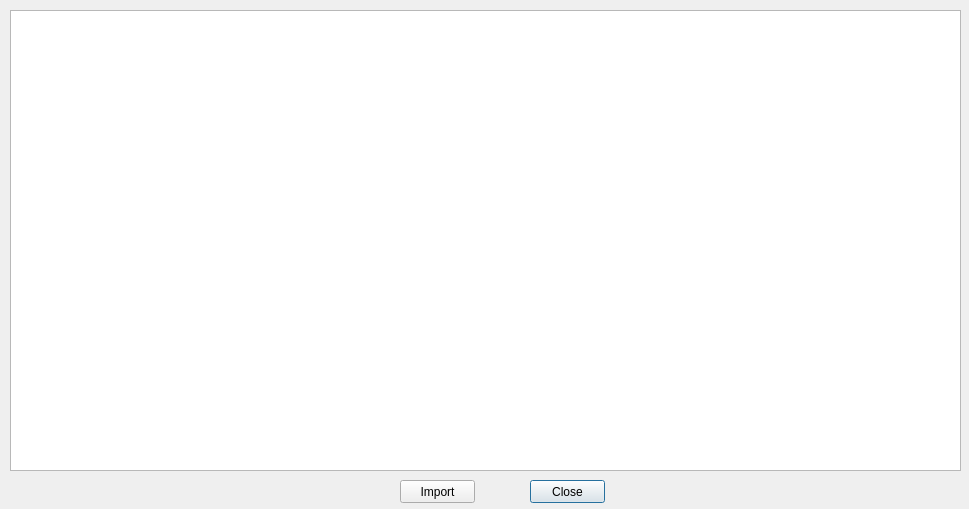
<?xml version="1.0" encoding="UTF-8"?>
<ui version="4.0">
 <class>testDialog</class>
 <widget class="QDialog" name="testDialog">
  <property name="geometry">
   <rect>
    <x>0</x>
    <y>0</y>
    <width>969</width>
    <height>509</height>
   </rect>
  </property>
  <property name="windowTitle">
   <string>Dialog</string>
  </property>
  <widget class="QPushButton" name="pushButton">
   <property name="geometry">
    <rect>
     <x>530</x>
     <y>480</y>
     <width>75</width>
     <height>23</height>
    </rect>
   </property>
   <property name="text">
    <string>Close</string>
   </property>
  </widget>
  <widget class="QPushButton" name="pushButton_2">
   <property name="geometry">
    <rect>
     <x>400</x>
     <y>480</y>
     <width>75</width>
     <height>23</height>
    </rect>
   </property>
   <property name="text">
    <string>Import</string>
   </property>
  </widget>
  <widget class="QTableView" name="tableView">
   <property name="geometry">
    <rect>
     <x>10</x>
     <y>10</y>
     <width>951</width>
     <height>461</height>
    </rect>
   </property>
  </widget>
 </widget>
 <resources/>
 <connections/>
</ui>
